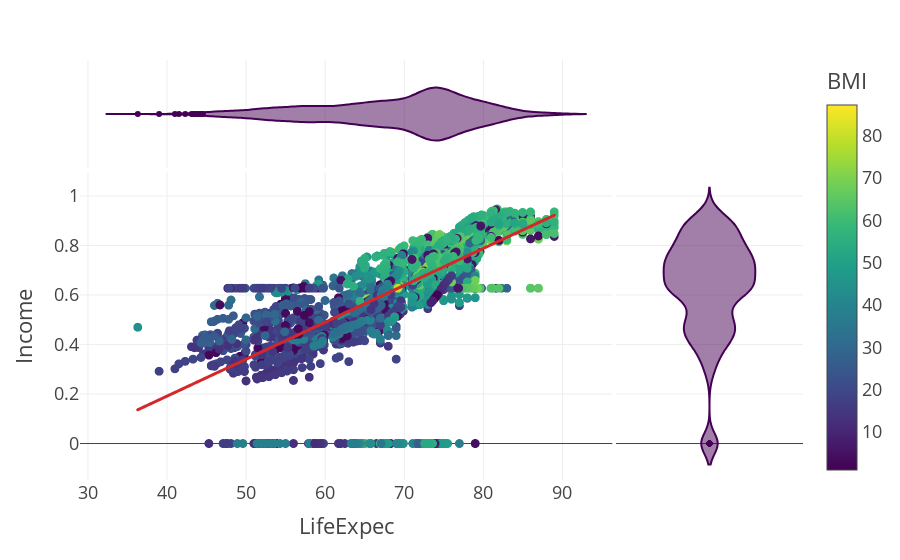

Notebook code for this chart:
### Code cell
fig = px.scatter(df, 
                 x="LifeExpec", 
                 y="Income", 
                 color="BMI", 
                 marginal_y="violin",
                 marginal_x="violin", 
                 trendline="ols", 
                 template="presentation")
fig.show()

### Figure 1 — Plotly figure (JSON) as saved in the notebook; plotly's stock layout.template omitted (floating-point values rounded to 4 significant figures; data arrays with more than 128 entries replaced by an {"elided": "..."} marker saying what was removed)
{"data": [{"hovertemplate": "LifeExpec=%{x}<br>Income=%{y}<br>BMI=%{marker.color}<extra></extra>", "legendgroup": "", "marker": {"color": {"elided": "2938 float values"}, "coloraxis": "coloraxis", "symbol": "circle"}, "mode": "markers", "name": "", "showlegend": false, "type": "scattergl", "x": {"elided": "2938 float values"}, "xaxis": "x", "y": {"elided": "2938 float values"}, "yaxis": "y"}, {"alignmentgroup": "True", "hovertemplate": "LifeExpec=%{x}<extra></extra>", "legendgroup": "", "marker": {"color": "#440154", "symbol": "circle"}, "name": "", "offsetgroup": "", "scalegroup": "x", "showlegend": false, "type": "violin", "x": {"elided": "2938 float values"}, "xaxis": "x3", "yaxis": "y3"}, {"alignmentgroup": "True", "hovertemplate": "Income=%{y}<extra></extra>", "legendgroup": "", "marker": {"color": "#440154", "symbol": "circle"}, "name": "", "offsetgroup": "", "scalegroup": "y", "showlegend": false, "type": "violin", "xaxis": "x2", "y": {"elided": "2938 float values"}, "yaxis": "y2"}, {"hovertemplate": "<b>OLS trendline</b><br>Income = 0.0149179 * LifeExpec + -0.40514<br>R<sup>2</sup>=0.479532<br><br>LifeExpec=%{x}<br>Income=%{y} <b>(trend)</b><extra></extra>", "legendgroup": "", "marker": {"symbol": "circle"}, "mode": "lines", "name": "", "showlegend": false, "type": "scattergl", "x": {"elided": "2938 float values"}, "xaxis": "x", "y": {"elided": "2938 float values"}, "yaxis": "y"}], "layout": {"coloraxis": {"colorbar": {"title": {"text": "BMI"}}, "colorscale": [[0, "#440154"], [0.1111, "#482878"], [0.2222, "#3e4989"], [0.3333, "#31688e"], [0.4444, "#26828e"], [0.5556, "#1f9e89"], [0.6667, "#35b779"], [0.7778, "#6ece58"], [0.8889, "#b5de2b"], [1, "#fde725"]]}, "legend": {"tracegroupgap": 0}, "margin": {"t": 60}, "xaxis": {"anchor": "y", "domain": [0, 0.7363], "title": {"text": "LifeExpec"}}, "xaxis2": {"anchor": "y2", "domain": [0.7413, 1], "matches": "x2", "showgrid": false, "showline": false, "showticklabels": false, "ticks": ""}, "xaxis3": {"anchor": "y3", "domain": [0, 0.7363], "matches": "x", "showgrid": true, "showticklabels": false}, "xaxis4": {"anchor": "y4", "domain": [0.7413, 1], "matches": "x2", "showgrid": false, "showline": false, "showticklabels": false, "ticks": ""}, "yaxis": {"anchor": "x", "domain": [0, 0.7326], "title": {"text": "Income"}}, "yaxis2": {"anchor": "x2", "domain": [0, 0.7326], "matches": "y", "showgrid": true, "showticklabels": false}, "yaxis3": {"anchor": "x3", "domain": [0.7426, 1], "matches": "y3", "showgrid": false, "showline": false, "showticklabels": false, "ticks": ""}, "yaxis4": {"anchor": "x4", "domain": [0.7426, 1], "matches": "y3", "showgrid": true, "showline": false, "showticklabels": false, "ticks": ""}}}
